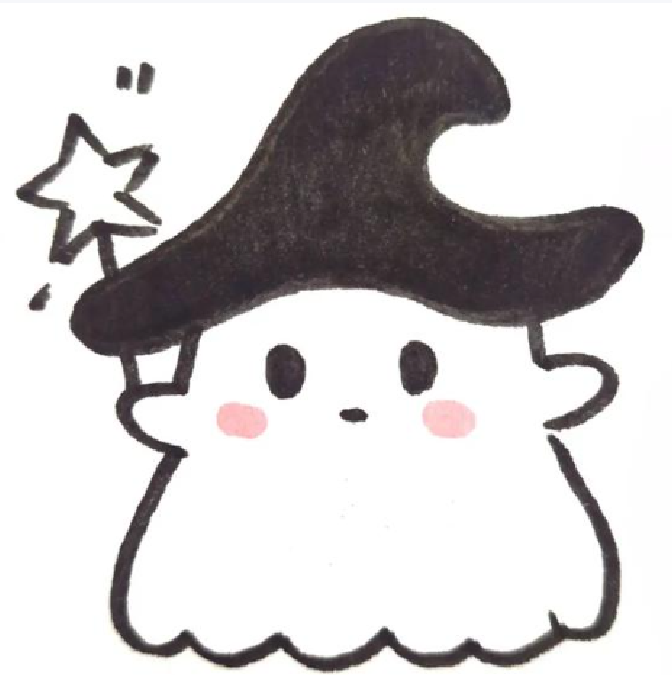
#> input picture Class3/input.png, 672 x 675 px
$ python aes_compare.py
#> lines starting #> are read from the running program, lines starting #| are printed output that depends on the picture; after the words box and inside, x2 and y2 are one past the last pixel; in counts of white or black regions, pixels touching at a corner belong together
#> in main, original is the input picture: PIL image 672x675 RGBA; mean R, G, B, A 205, 202.2, 202.9, 255
import os
from pathlib import Path

from PIL import Image, ImageDraw
from cryptography.hazmat.primitives.ciphers import Cipher, algorithms, modes
from cryptography.hazmat.primitives.ciphers.aead import AESGCM


INPUT_FILE = "input.png"


# ---------------------------------------------------------
# PKCS#7 padding
# ---------------------------------------------------------

def pkcs7_pad(data: bytes, block_size: int = 16) -> bytes:
    pad_len = block_size - (len(data) % block_size)
    return data + bytes([pad_len]) * pad_len


# [13 lines left out: function pkcs7_unpad, not called in this run]


# ---------------------------------------------------------
# AES-ECB
# ---------------------------------------------------------

def aes_ecb_encrypt(data: bytes, key: bytes) -> bytes:
    padded = pkcs7_pad(data)

    cipher = Cipher(
        algorithms.AES(key),
        modes.ECB()
    )

    encryptor = cipher.encryptor()

    return encryptor.update(padded) + encryptor.finalize()


# [85 lines left out: functions aes_ecb_decrypt, aes_gcm_encrypt, aes_gcm_decrypt, make_demo_image, not called in this run]


def prepare_image(image: Image.Image) -> Image.Image:
    """
    Convert to grayscale, binarize, and crop to a multiple of 16
    in both width and height.

    Grayscale: 1 pixel = 1 byte
    16 pixels = 16 bytes = 1 AES block
    """

    image = image.convert("L")

    # Binarize so that flat regions become exactly equal bytes.
    # This makes ECB block repetition clearly visible.
    image = image.point(lambda x: 0 if x < 128 else 255)
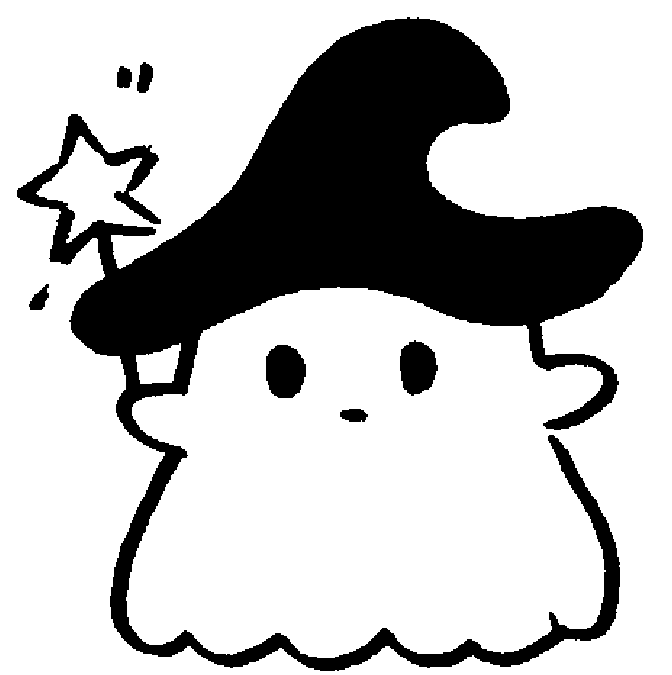
#> image: PIL image 672x675 L; 74.2% white; 7 black regions, largest, box (x1, y1, x2, y2) and area: (17, 17, 643, 671) 112534, (266, 345, 306, 398) 1724, (400, 340, 438, 396) 1585

    width, height = image.size
#> width = 672; height = 675

    new_width = width - (width % 16)
#> new_width = 672
    new_height = height - (height % 16)
#> new_height = 672

    if new_width < 16 or new_height < 16:
        raise ValueError("Image is too small.")

    return image.crop((0, 0, new_width, new_height))
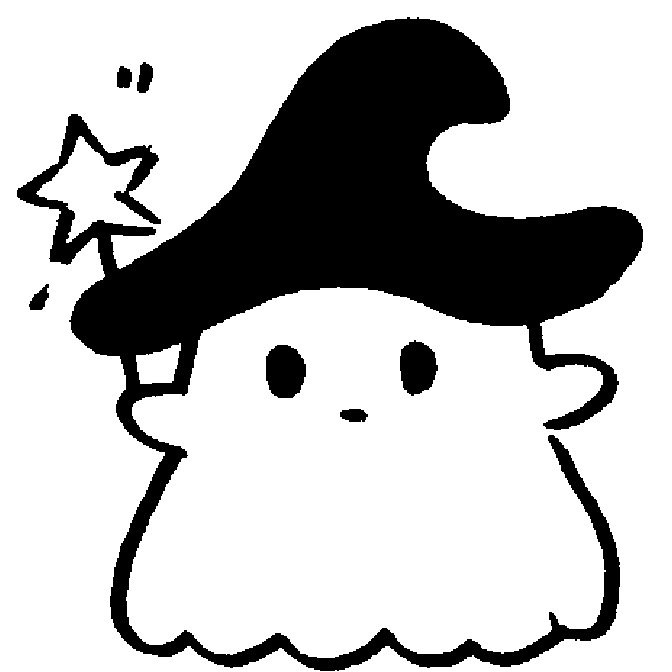
#> returned value: PIL image 672x672 L; 74.1% white; 7 black regions, largest, box (x1, y1, x2, y2) and area: (17, 17, 643, 671) 112534, (266, 345, 306, 398) 1724, (400, 340, 438, 396) 1585


def save_image(
    filename: str,
    width: int,
    height: int,
    data: bytes
) -> None:

    image = Image.frombytes(
        "L",
        (width, height),
        data
    )

    image.save(filename)


# ---------------------------------------------------------
# Main
# ---------------------------------------------------------

def main() -> None:

    input_path = Path(INPUT_FILE)

    if not input_path.exists():
        print(f"{INPUT_FILE} not found. Creating a demo image...")
        make_demo_image(INPUT_FILE)

    # ---------------------------------------------------------
    # Load image
    # ---------------------------------------------------------

    original = Image.open(input_path)

    image = prepare_image(original)

    width, height = image.size
#> width = 672; height = 672

    raw_data = image.tobytes()

    print(f"Input image: {INPUT_FILE}")
    print(f"Prepared image size: {width} x {height}")
#| Prepared image size: 672 x 672
    print(f"Raw data size: {len(raw_data)} bytes")
#| Raw data size: 451584 bytes

    # Save the prepared plaintext for comparison
    save_image("prepared_plain.png", width, height, raw_data)
    print("Prepared plaintext saved: prepared_plain.png")

    # ---------------------------------------------------------
    # AES-256 key (classroom demo only)
    # ---------------------------------------------------------

    key = b"0123456789abcdef0123456789abcdef"

    # =========================================================
    # ECB
    # =========================================================

    ecb_ciphertext = aes_ecb_encrypt(raw_data, key)

    print(f"ECB ciphertext size: {len(ecb_ciphertext)} bytes")

    # Remove the final PKCS#7 padding block for visualization
    ecb_preview = ecb_ciphertext[:len(raw_data)]

    save_image("encrypted_ecb.png", width, height, ecb_preview)
    print("ECB preview saved: encrypted_ecb.png")

    # =========================================================
    # GCM
    # =========================================================

    gcm_nonce, gcm_ciphertext = aes_gcm_encrypt(raw_data, key)

    print(f"GCM ciphertext + tag size: {len(gcm_ciphertext)} bytes")
    print(f"GCM nonce: {gcm_nonce.hex()}")

    # GCM output = ciphertext + 16-byte authentication tag
    # Remove the tag only for visualization.
    gcm_preview = gcm_ciphertext[:len(raw_data)]

    save_image("encrypted_gcm.png", width, height, gcm_preview)
    print("GCM preview saved: encrypted_gcm.png")

    # =========================================================
    # Real decryption tests
    # =========================================================

    print("\n==== Decryption tests ====")

    ecb_decrypted = aes_ecb_decrypt(ecb_ciphertext, key)
    gcm_decrypted = aes_gcm_decrypt(gcm_nonce, gcm_ciphertext, key)

    ecb_ok = ecb_decrypted == raw_data
    gcm_ok = gcm_decrypted == raw_data

    print(f"ECB decryption success: {ecb_ok}")
    print(f"GCM decryption success: {gcm_ok}")

    # =========================================================
    # Save recovered images
    # =========================================================

    if ecb_ok:
        save_image("decrypted_ecb.png", width, height, ecb_decrypted)
        print("Recovered ECB image: decrypted_ecb.png")

    if gcm_ok:
        save_image("decrypted_gcm.png", width, height, gcm_decrypted)
        print("Recovered GCM image: decrypted_gcm.png")

    # =========================================================
    # Observation
    # =========================================================

    print("\n==== Lab observation ====")
    print("1. ECB preserves repeated plaintext-block patterns.")
    print("2. GCM hides plaintext patterns and appears random.")
    print("3. ECB should never be used for secure encryption.")
    print("4. GCM provides confidentiality and integrity.")


if __name__ == "__main__":
    main()
#> (the call stopped at in aes_ecb_encrypt, `cipher = Cipher( algorithms.AES(key), modes.ECB() )`: cryptography is not available in this run)
